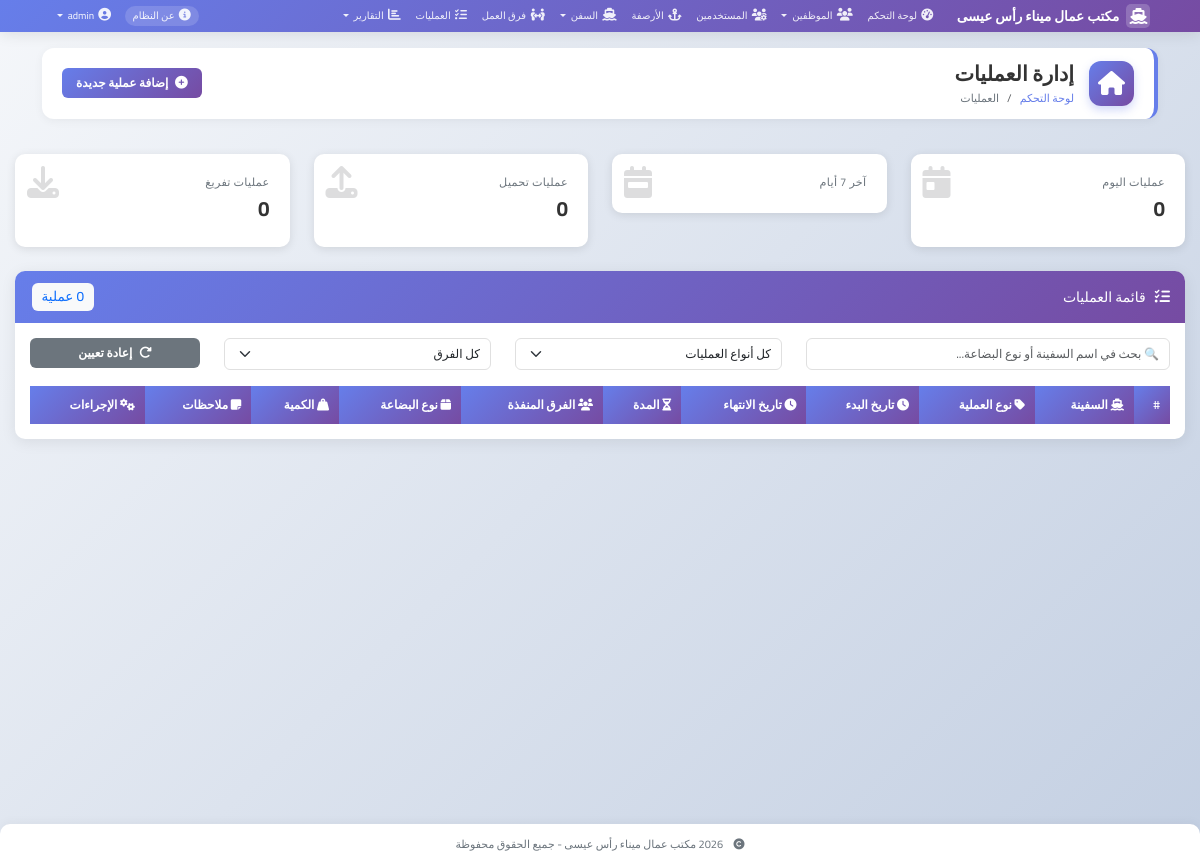
The page /operations (signed in) on the database as committed earlier.
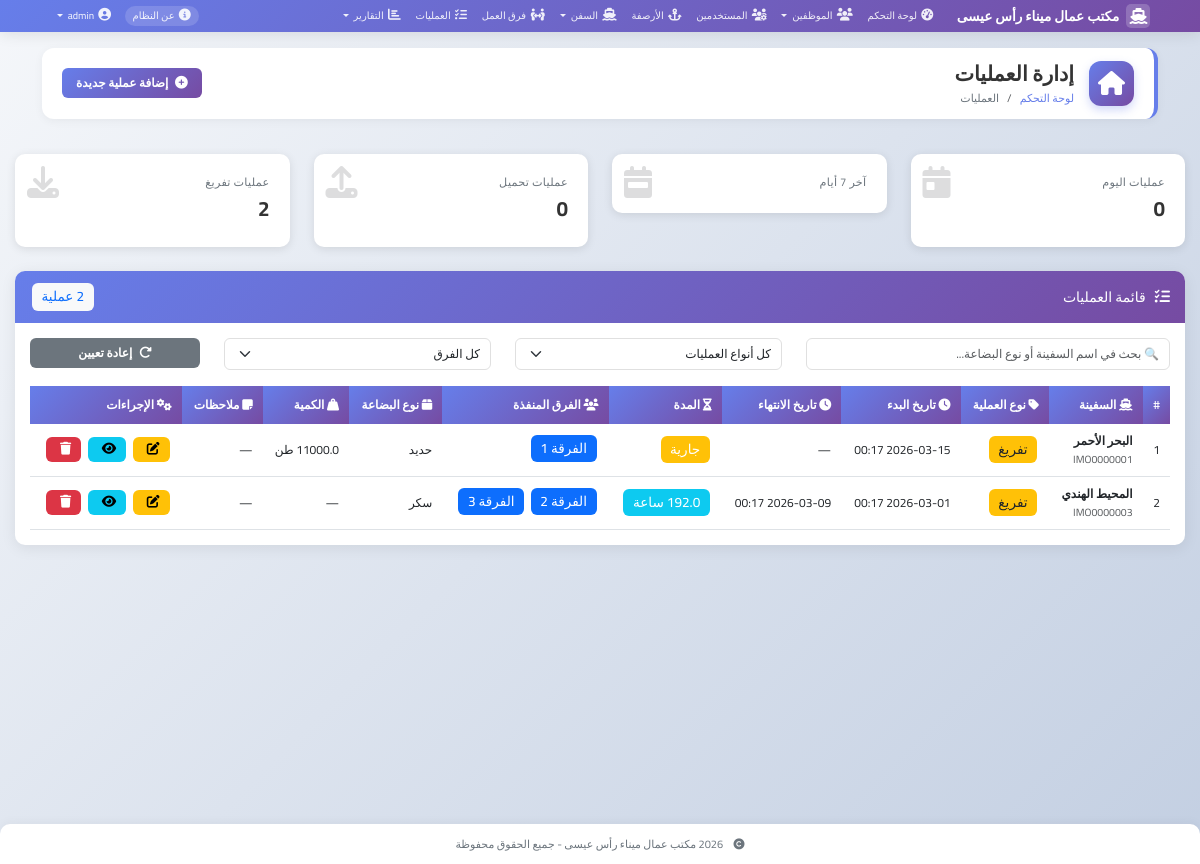
The same page on the database as committed later.
### models.py (models this page shows, shortened)
class ShipOperation(db.Model):
    __tablename__ = 'ship_operations'
    id = db.Column(db.Integer, primary_key=True)
    ship_id = db.Column(db.Integer, db.ForeignKey('ships.id'), nullable=False)
    operation_type = db.Column(db.String(50), nullable=False)
    start_time = db.Column(db.DateTime, nullable=False)
    end_time = db.Column(db.DateTime)
    cargo_type = db.Column(db.String(100))
    cargo_quantity = db.Column(db.Float)
    notes = db.Column(db.Text)
    ship = db.relationship('Ship')
    operation_teams = db.relationship('OperationTeam', back_populates='operation', cascade='all, delete-orphan')
    @property
    def duration(self):
        if self.end_time and self.start_time:
            delta = self.end_time - self.start_time
            return round(delta.total_seconds() / 3600, 2)  # بالساعات
        return None
    @property
    def duration_text(self):
        if self.duration:
            hours = int(self.duration)
            minutes = int((self.duration - hours) * 60)
            if hours > 0 and minutes > 0:
                return f"{hours} ساعة {minutes} دقيقة"
            elif hours > 0:
                return f"{hours} ساعة"
            elif minutes > 0:
                return f"{minutes} دقيقة"
        return '—'

class Ship(db.Model):
    __tablename__ = 'ships'
    id = db.Column(db.Integer, primary_key=True)
    name = db.Column(db.String(100), nullable=False)
    imo_number = db.Column(db.String(20), unique=True, nullable=False)
    flag = db.Column(db.String(50), nullable=False)
    ship_type = db.Column(db.String(50), nullable=False)
    length = db.Column(db.Float)
    width = db.Column(db.Float)
    draft = db.Column(db.Float)
    cargo_capacity = db.Column(db.Float)
    arrival_date = db.Column(db.DateTime, nullable=False)
    departure_date = db.Column(db.DateTime)
    berth_number = db.Column(db.String(10))
    status = db.Column(db.String(20), default='arrived')
    notes = db.Column(db.Text)

class OperationTeam(db.Model):
    __tablename__ = 'operation_teams'
    id = db.Column(db.Integer, primary_key=True)
    operation_id = db.Column(db.Integer, db.ForeignKey('ship_operations.id'), nullable=False)
    team_id = db.Column(db.Integer, db.ForeignKey('teams.id'), nullable=False)
    created_at = db.Column(db.DateTime, default=datetime.utcnow)
    operation = db.relationship('ShipOperation', back_populates='operation_teams')
    team = db.relationship('Team', back_populates='operation_teams')

class Team(db.Model):
    __tablename__ = 'teams'
    id = db.Column(db.Integer, primary_key=True)
    name = db.Column(db.String(100), nullable=False)
    team_type = db.Column(db.String(50), nullable=False)
    leader_id = db.Column(db.Integer, db.ForeignKey('employees.id'), nullable=True)
    created_at = db.Column(db.DateTime, default=datetime.utcnow)
    is_active = db.Column(db.Boolean, default=True)
    members = db.relationship('Employee', foreign_keys='Employee.team_id', back_populates='team')
    leader = db.relationship('Employee', foreign_keys=[leader_id])
    operation_teams = db.relationship('OperationTeam', back_populates='team', cascade='all, delete-orphan')

### app.py (the view)
@app.route('/operations')
@login_required
def operation_list():
    operations = ShipOperation.query.order_by(ShipOperation.start_time.desc()).all()
    from sqlalchemy import func
    today = datetime.now().date()
    stats = {
        'total': len(operations),
        'today': ShipOperation.query.filter(
            func.date(ShipOperation.start_time) == today
        ).count(),
        'loading': ShipOperation.query.filter_by(operation_type='تحميل').count(),
        'unloading': ShipOperation.query.filter_by(operation_type='تفريغ').count()
    }
    return render_template('operations/list.html', operations=operations, stats=stats)

### templates/operations/list.html (shortened to what this page needs)
{% extends "base.html" %}
{% block page_title %}إدارة العمليات{% endblock %}
{% block breadcrumb %}
<li class="breadcrumb-item"><a href="{{ url_for('dashboard') }}">لوحة التحكم</a></li>
<li class="breadcrumb-item active">العمليات</li>
{% endblock %}
{% block page_actions %}
{% if current_user.is_admin() %}
<a href="{{ url_for('add_operation') }}" class="btn btn-primary">
    <i class="fas fa-plus-circle"></i> إضافة عملية جديدة
</a>
{% endif %}
{% endblock %}
{% block content %}
<div class="row mb-4">
    <div class="col-md-3">
        <div class="stat-card">
            <i class="fas fa-calendar-day stat-icon"></i>
            <div class="stat-title">عمليات اليوم</div>
            <div class="stat-value" id="todayCount">{{ stats.today if stats else 0 }}</div>
        </div>
    </div>
    <div class="col-md-3">
        <div class="stat-card">
            <i class="fas fa-calendar-week stat-icon"></i>
            <div class="stat-title">آخر 7 أيام</div>
        </div>
    </div>
    <div class="col-md-3">
        <div class="stat-card">
            <i class="fas fa-upload stat-icon"></i>
            <div class="stat-title">عمليات تحميل</div>
            <div class="stat-value" id="loadingCount">{{ stats.loading if stats else 0 }}</div>
        </div>
    </div>
    <div class="col-md-3">
        <div class="stat-card">
            <i class="fas fa-download stat-icon"></i>
            <div class="stat-title">عمليات تفريغ</div>
            <div class="stat-value" id="unloadingCount">{{ stats.unloading if stats else 0 }}</div>
        </div>
    </div>
</div>
<div class="card">
    <div class="card-header bg-primary text-white d-flex justify-content-between align-items-center">
        <h5 class="mb-0 text-white">
            <i class="fas fa-tasks"></i> قائمة العمليات
        </h5>
        <span class="badge bg-light text-primary">{{ operations|length }} عملية</span>
    </div>
    <div class="card-body">
        <div class="row mb-3">
            <div class="col-md-4">
                <input type="text" class="form-control" id="searchInput" placeholder="🔍 بحث في اسم السفينة أو نوع البضاعة...">
            </div>
            <div class="col-md-3">
                <select class="form-select" id="typeFilter">
                    <option value="">كل أنواع العمليات</option>
                </select>
            </div>
            <div class="col-md-3">
                <select class="form-select" id="teamFilter">
                    <option value="">كل الفرق</option>
                </select>
            </div>
            <div class="col-md-2">
                <button class="btn btn-secondary w-100" onclick="resetFilters()">
                    <i class="fas fa-redo-alt"></i> إعادة تعيين
                </button>
            </div>
        </div>
        <div class="table-responsive">
            <table class="table table-hover" id="operationsTable">
                <thead>
                    <tr>
                        <th>#</th>
                        <th><i class="fas fa-ship"></i> السفينة</th>
                        <th><i class="fas fa-tag"></i> نوع العملية</th>
                        <th><i class="fas fa-clock"></i> تاريخ البدء</th>
                        <th><i class="fas fa-clock"></i> تاريخ الانتهاء</th>
                        <th><i class="fas fa-hourglass-half"></i> المدة</th>
                        <th><i class="fas fa-users"></i> الفرق المنفذة</th>
                        <th><i class="fas fa-box"></i> نوع البضاعة</th>
                        <th><i class="fas fa-weight-hanging"></i> الكمية</th>
                        <th><i class="fas fa-sticky-note"></i> ملاحظات</th>
                        {% if current_user.is_admin() %}
                        <th><i class="fas fa-cogs"></i> الإجراءات</th>
                        {% endif %}
                    </tr>
                </thead>
                <tbody>
                    {% for op in operations %}
                    <tr>
                        <td>{{ loop.index }}</td>
                        <td>
                            <strong>{{ op.ship.name if op.ship else '—' }}</strong>
                            <br>
                            <small class="text-muted">{{ op.ship.imo_number if op.ship else '' }}</small>
                        </td>
                        <td>
                            {% if op.operation_type == 'تحميل' %}
                                <span class="badge bg-success">{{ op.operation_type }}</span>
                            {% elif op.operation_type == 'تفريغ' %}
                                <span class="badge bg-warning text-dark">{{ op.operation_type }}</span>
                            {% elif op.operation_type == 'صيانة' %}
                                <span class="badge bg-info">{{ op.operation_type }}</span>
                            {% elif op.operation_type == 'تزويد وقود' %}
                                <span class="badge bg-danger">{{ op.operation_type }}</span>
                            {% else %}
                                <span class="badge bg-secondary">{{ op.operation_type }}</span>
                            {% endif %}
                        </td>
                        <td>{{ op.start_time.strftime('%Y-%m-%d %H:%M') }}</td>
                        <td>{{ op.end_time.strftime('%Y-%m-%d %H:%M') if op.end_time else '—' }}</td>
                        <td>
                            {% if op.duration %}
                                <span class="badge bg-info" title="{{ op.duration_text }}">
                                    {{ op.duration }} ساعة
                                </span>
                            {% else %}
                                <span class="badge bg-warning">جارية</span>
                            {% endif %}
                        </td>
                        <td>
                            {% for ot in op.operation_teams %}
                                <span class="badge bg-primary mb-1" title="قائد: {{ ot.team.leader.name if ot.team.leader else 'لا يوجد' }}">
                                    {{ ot.team.name }}
                                </span>
                            {% else %}
                                <span class="text-muted">—</span>
                            {% endfor %}
                        </td>
                        <td>{{ op.cargo_type or '—' }}</td>
                        <td>
                            {% if op.cargo_quantity %}
                                {{ op.cargo_quantity }} طن
                            {% else %}
                                —
                            {% endif %}
                        </td>
                        <td>
                            {% if op.notes %}
                            <i class="fas fa-comment text-muted" title="{{ op.notes }}"></i>
                            {% else %}
                            —
                            {% endif %}
                        </td>
                        {% if current_user.is_admin() %}
                        <td class="action-buttons">
                            <a href="{{ url_for('edit_operation', id=op.id) }}" class="btn btn-sm btn-warning" title="تعديل">
                                <i class="fas fa-edit"></i>
                            </a>
                            <button type="button" class="btn btn-sm btn-info" title="عرض التفاصيل"
                                    onclick="showOperationDetails({{ op.id }})">
                                <i class="fas fa-eye"></i>
                            </button>
                            <a href="{{ url_for('delete_operation', id=op.id) }}" class="btn btn-sm btn-danger"
                               onclick="return confirm('⚠️ هل أنت متأكد من حذف هذه العملية؟\nسيتم حذف جميع الفرق المرتبطة بها')" title="حذف">
                                <i class="fas fa-trash"></i>
                            </a>
                        </td>
                        {% endif %}
                    </tr>
                    {% endfor %}
                </tbody>
            </table>
        </div>
    </div>
</div>
{% endblock %}

Rows that differ between the two databases and show on the page:
added ShipOperation: ship "البحر الأحمر", ship "IMO0000001", operation_type "تفريغ", start_time "2026-03-15 00:17", end_time "—", shows "جارية", cargo_type "حديد"
added OperationTeam: team.name "الفرقة 1", shown under "البحر الأحمر"
added ShipOperation: ship "المحيط الهندي", ship "IMO0000003", operation_type "تفريغ", start_time "2026-03-01 00:17", end_time "2026-03-09 00:17", duration "192.0", cargo_type "سكر"
added OperationTeam: team.name "الفرقة 2", shown under "المحيط الهندي"
added OperationTeam: team.name "الفرقة 3", shown under "المحيط الهندي"
Other text that changed with them:
{{ stats.unloading if stats else 0 }}: "0" → "2"
